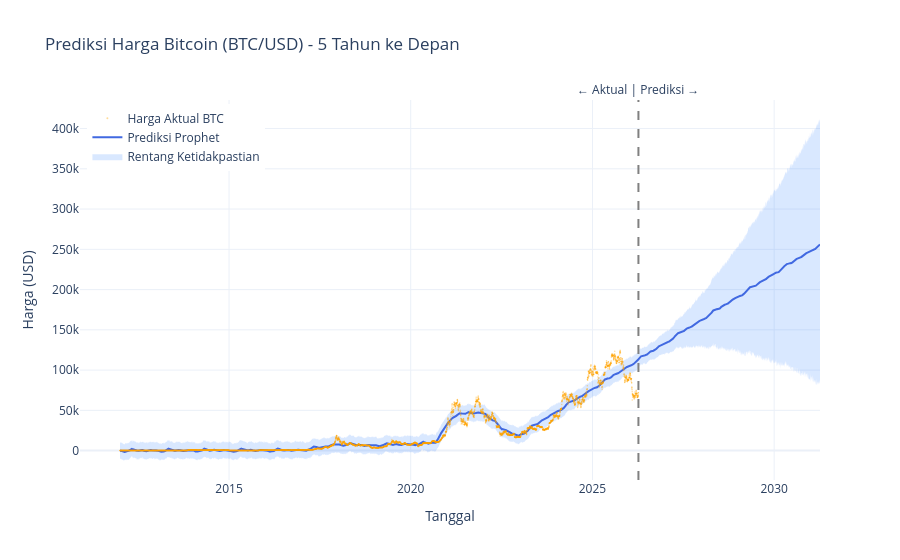

Notebook source saved alongside this figure:
### Code cell
fig = go.Figure()

# Area ketidakpastian (pita biru muda)
fig.add_trace(go.Scatter(
    x=forecast['ds'], y=forecast['yhat_upper'],
    line=dict(width=0), showlegend=False, hoverinfo="skip"
))
fig.add_trace(go.Scatter(
    x=forecast['ds'], y=forecast['yhat_lower'],
    line=dict(width=0), fill='tonexty',
    fillcolor='rgba(0, 100, 255, 0.15)',
    name='Rentang Ketidakpastian'
))

# Garis prediksi
fig.add_trace(go.Scatter(
    x=forecast['ds'], y=forecast['yhat'],
    mode='lines', name='Prediksi Prophet',
    line=dict(color='royalblue', width=2)
))

# Data aktual
fig.add_trace(go.Scatter(
    x=df_prophet['ds'], y=df_prophet['y'],
    mode='markers', name='Harga Aktual BTC',
    marker=dict(color='orange', size=1.5, opacity=0.4)
))

# Garis pemisah "sekarang vs masa depan"
last_date = df_prophet['ds'].max()
fig.add_vline(
    x=last_date.timestamp() * 1000,
    line_dash="dash",
    line_color="gray",
    annotation_text="← Aktual | Prediksi →",
    annotation_position="top"
)

fig.update_layout(
    title='Prediksi Harga Bitcoin (BTC/USD) - 5 Tahun ke Depan',
    xaxis_title='Tanggal',
    yaxis_title='Harga (USD)',
    hovermode='x unified',
    template='plotly_white',
    legend=dict(yanchor="top", y=0.99, xanchor="left", x=0.01)
)

fig.show()

### Figure 1 — Plotly figure (JSON) as saved in the notebook; plotly's stock layout.template omitted (floating-point values rounded to 4 significant figures; data arrays with more than 128 entries replaced by an {"elided": "..."} marker saying what was removed)
{"data": [{"hoverinfo": "skip", "line": {"width": 0}, "showlegend": false, "type": "scatter", "x": {"elided": "7037 str values"}, "y": {"elided": "7037 float values"}}, {"fill": "tonexty", "fillcolor": "rgba(0, 100, 255, 0.15)", "line": {"width": 0}, "name": "Rentang Ketidakpastian", "type": "scatter", "x": {"elided": "7037 str values"}, "y": {"elided": "7037 float values"}}, {"line": {"color": "royalblue", "width": 2}, "mode": "lines", "name": "Prediksi Prophet", "type": "scatter", "x": {"elided": "7037 str values"}, "y": {"elided": "7037 float values"}}, {"marker": {"color": "orange", "opacity": 0.4, "size": 1.5}, "mode": "markers", "name": "Harga Aktual BTC", "type": "scatter", "x": {"elided": "5212 str values"}, "y": {"elided": "5212 float values"}}], "layout": {"annotations": [{"showarrow": false, "text": "← Aktual | Prediksi →", "x": 1775606400000, "xanchor": "center", "xref": "x", "y": 1, "yanchor": "bottom", "yref": "y domain"}], "hovermode": "x unified", "legend": {"x": 0.01, "xanchor": "left", "y": 0.99, "yanchor": "top"}, "shapes": [{"line": {"color": "gray", "dash": "dash"}, "type": "line", "x0": 1775606400000, "x1": 1775606400000, "xref": "x", "y0": 0, "y1": 1, "yref": "y domain"}], "title": {"text": "Prediksi Harga Bitcoin (BTC/USD) - 5 Tahun ke Depan"}, "xaxis": {"title": {"text": "Tanggal"}}, "yaxis": {"title": {"text": "Harga (USD)"}}}}
